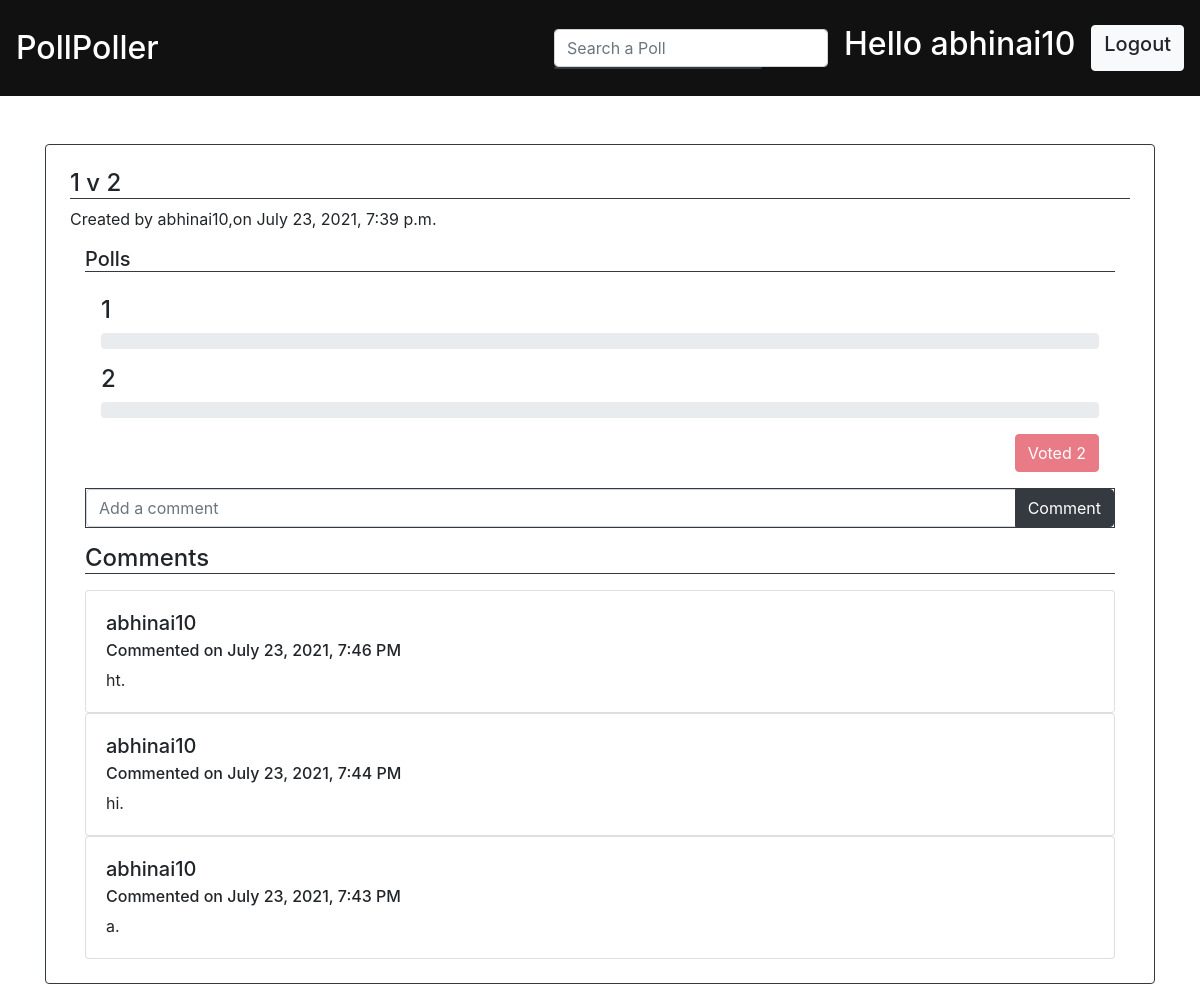
Page /allpolls/49/ (signed in) on the committed database.
### polls/models.py (models this page shows, shortened)
class Poll(models.Model):
    title = models.CharField(max_length=50)
    date = models.DateTimeField(default=datetime.now)
    creator = models.ForeignKey(User, on_delete=models.CASCADE)
    likes = models.IntegerField(default=0)

class PollsOptions(models.Model):
    pollOption = models.CharField(max_length=30)
    poll = models.ForeignKey(Poll, on_delete=models.CASCADE)
    pollOptionVotes = models.IntegerField(default=0)

class VotedBy(models.Model):
    poll = models.ForeignKey(Poll, on_delete=models.CASCADE)
    polled_by = models.ForeignKey(User,on_delete=models.CASCADE)
    polledOpt = models.ForeignKey(PollsOptions,on_delete=models.CASCADE)
    date = models.DateTimeField(default=datetime.now)

class CommentBy(models.Model):
    poll = models.ForeignKey(Poll,on_delete=models.CASCADE)
    comment = models.TextField(null=True)
    comment_by = models.ForeignKey(User, on_delete=models.CASCADE)
    date = models.DateTimeField(default=datetime.now)

### polls/views.py (the view)
# urls.py: path('allpolls/<str:id>/', views.poll_view, name='poll'),
@login_required(login_url='users:login')
def poll_view(request,id):
    poll = Poll.objects.get(id = id)
    try:
        status = VotedBy.objects.get(poll=poll, polled_by=request.user)
    except:
        status = None
    comments = CommentBy.objects.filter(poll = poll).order_by('date').reverse()
    context = {
        'poll' : poll,
        'status' : status,
        'comments' : comments
    }
    return render(request,'polls/poll.html',context)

### templates/polls/poll.html (shortened to what this page needs)
{% extends 'base.html' %}
{% block content %}
    <div class="container">
        <div class="mt-5 poll w-100">
            <div class="border border-dark rounded p-4">
                <h4 class='border-bottom border-dark'>{{poll.title}}</h4>
                <p>Created by {{poll.creator.username}},on {{poll.date}}</p>
                <div class='container-fluid'>
                    <h5 class='border-bottom border-dark'>Polls</h5>
                    {% if status %}
                    <div class="p-3 voted-poll">
                        {% for opt in poll.pollsoptions_set.all %}
                            <label class="mb-2 h4 lb-{{opt.id}}" for="">{{opt.pollOption}}</label>
                            <div class="progress mb-3 voted-{{opt.id}}">
                            </div>
                        {% endfor %}
                        <div class="d-flex justify-content-end">
                            <button class="btn btn-danger vote" disabled style="cursor: not-allowed;">Voted
                                {{status.polledOpt.pollOption}}
                            </button>
                        </div>
                    </div>
                    {% endif %}
                    <form>
                        <div class="input-group mb-3 border border-dark">
                            <input type="text" class="form-control " placeholder="Add a comment" aria-label="Recipientusername"
                                aria-describedby="basic-addon2">
                            <div class="input-group-append">
                                <button class="btn btn-dark text-white post-comment" type="button">Comment</button>
                            </div>
                        </div>
                    </form>
                    <div  class="border-bottom border-dark h4">
                        Comments
                    </div>
                    <div class="mt-3 allcomments">
                        {% for cmnt in comments %}
                            <div class="card">
                                <div class="card-body">
                                    <h5 class="card-title">{{cmnt.comment_by.username}}</h5>
                                    <h6 class="card-subtitle mb-2">Commented on
                                        {{cmnt.date|date:"F j, Y, g:i  A"}}</h6>
                                    <p class="card-text">{{cmnt.comment}}.</p>
                                </div>
                            </div>
                        {% endfor %}
                    </div>
                </div>
            </div>
        </div>
    </div>
{% endblock %}

### templates/base.html (shortened to what this page needs)
{% load static  %}
<html lang="en">
    <head>
        <link rel="stylesheet" href="{% static 'css/base.css' %}">
    </head>
    <body>
        <nav class="navbar navbar-dark sticky-top " style="background-color: #111;">
            <a class="navbar-brand h1 mt-3 " href="{% url 'polls:allpolls' %}">
                <h2>PollPoller</h2>
            </a>
            {% if user.is_authenticated %}
                <div class="d-flex">
                    <div class="mr-3 pt-1">
                        <div class="">
                            <input class="form-control  search-polls" type="search" placeholder="Search a Poll"
                                aria-label="Search">
                            <ul class="list-group suggestions-box border border-dark">
                            </ul>
                        </div>
                    </div>
                    <div class="logged-in-nav ">
                        <h2 class="text-white mr-3">Hello  <a href="{% url 'users:profile' %}" style="color: white;text-decoration: none;">{{user.username}}</a> </h2>
                        <a href="{% url 'users:logout' %}"><button class="btn btn-light">
                                <h5>Logout</h5>
                            </button></a>
                    </div>
                </div>
            {% endif %}
        </nav>
        <div class="mb-4" >
            {% block content %}
            {% endblock %}
        </div>
        <link rel="stylesheet" href="https://stackpath.bootstrapcdn.com/bootstrap/4.4.1/css/bootstrap.min.css"
>
    </body>
</html>

### static/css/base.css (style rules this page uses)
.logged-in-nav { display: flex; direction: ltr; justify-content: flex-end; align-items: stretch }
.suggestions-box { border-radius: 0px 0px 5px 5px !important; position: absolute !important; width: 13rem !important; }
form { padding: 0px; margin: 0px; }
nav { position: relative; }

### rows in the picture
Poll: title "1 v 2", creator.username "abhinai10", date "July 23, 2021, 7:39 p.m."
PollsOptions: pollOption "1"
PollsOptions: pollOption "2"
VotedBy: polledOpt.pollOption "2"
CommentBy: comment_by.username "abhinai10", date "July 23, 2021, 7:46 PM", comment "ht"
CommentBy: comment_by.username "abhinai10", date "July 23, 2021, 7:44 PM", comment "hi"
CommentBy: comment_by.username "abhinai10", date "July 23, 2021, 7:43 PM", comment "a"

### other values in the picture
{{ user.username }} "abhinai10"
